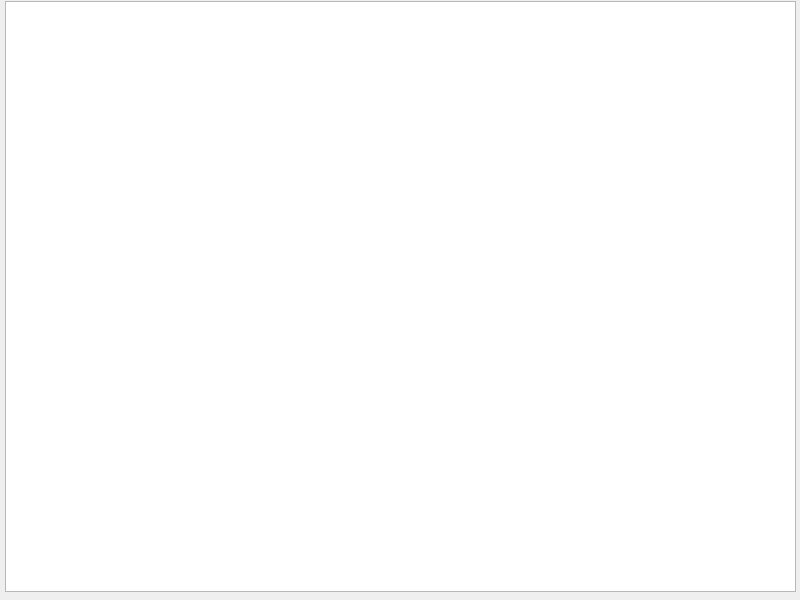
<?xml version="1.0" encoding="UTF-8"?>
<ui version="4.0">
 <class>MainWindow</class>
 <widget class="QMainWindow" name="MainWindow">
  <property name="geometry">
   <rect>
    <x>0</x>
    <y>0</y>
    <width>800</width>
    <height>600</height>
   </rect>
  </property>
  <property name="windowTitle">
   <string>MainWindow</string>
  </property>
  <widget class="QWidget" name="centralwidget">
   <widget class="QTableView" name="view">
    <property name="geometry">
     <rect>
      <x>5</x>
      <y>1</y>
      <width>791</width>
      <height>591</height>
     </rect>
    </property>
   </widget>
  </widget>
 </widget>
 <resources/>
 <connections/>
</ui>
